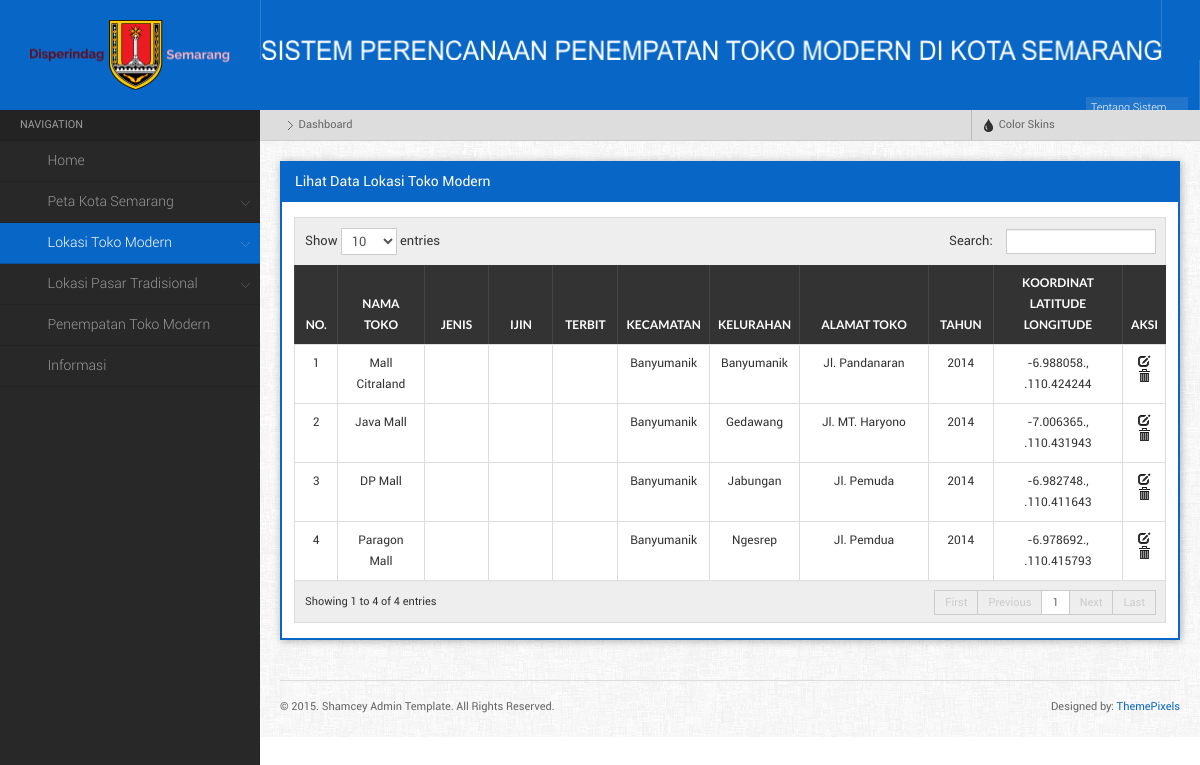
/index.php?menu=lihatToko, run on an earlier commit of the app's database.
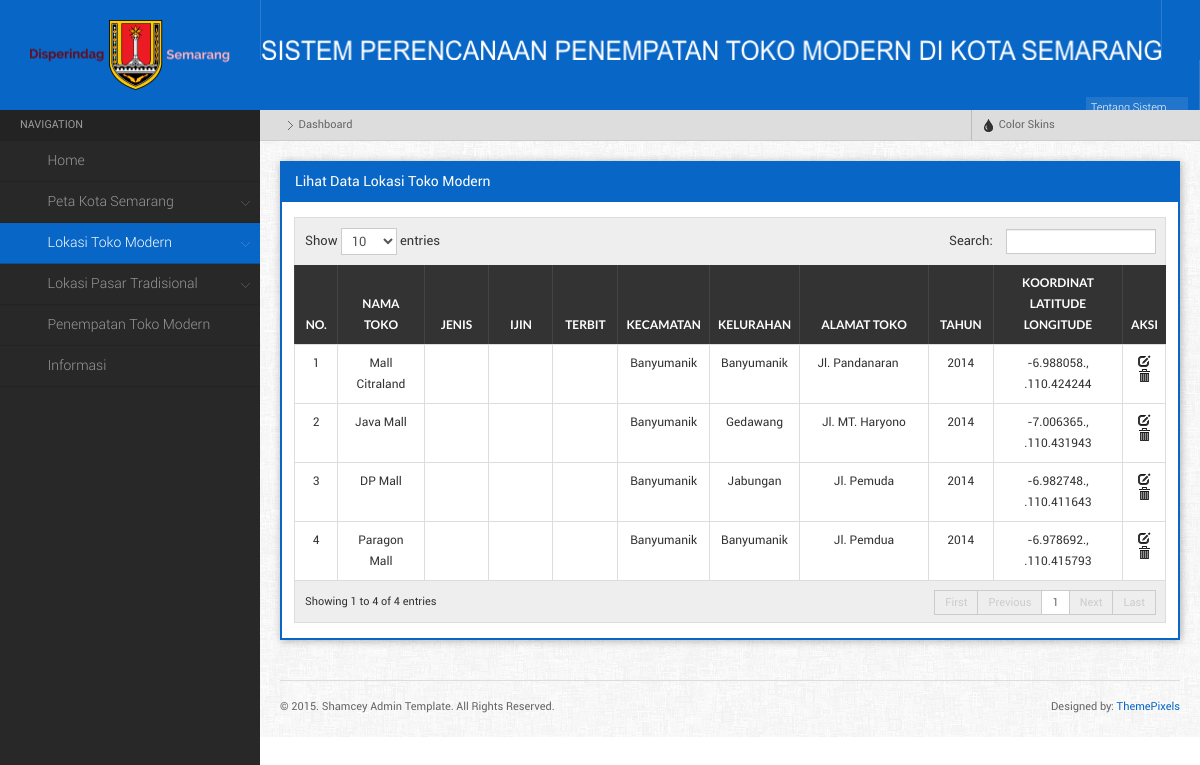
And on a later commit of the database.
### tables this page shows
CREATE TABLE IF NOT EXISTS `lokasi_toko` (
  `id_toko` int(11) NOT NULL AUTO_INCREMENT,
  `id_kelurahan` int(11) NOT NULL,
  `nama_toko` varchar(50) NOT NULL,
  `alamat_toko` varchar(100) NOT NULL,
  `tahun` year(4) NOT NULL,
  `lat` varchar(25) NOT NULL,
  `lng` varchar(25) NOT NULL,
  `jumlah` int(11) NOT NULL,
  PRIMARY KEY (`id_toko`)
);

CREATE TABLE IF NOT EXISTS `kecamatan` (
  `id_kecamatan` int(11) NOT NULL AUTO_INCREMENT,
  `nama_kecamatan` varchar(50) NOT NULL,
  `latitude` varchar(25) NOT NULL,
  `longitude` varchar(25) NOT NULL,
  PRIMARY KEY (`id_kecamatan`)
);

CREATE TABLE IF NOT EXISTS `kelurahan` (
  `id_kelurahan` int(11) NOT NULL AUTO_INCREMENT,
  `id_kecamatan` int(11) NOT NULL,
  `Kelurahan` char(50) DEFAULT NULL,
  `Geometry` longblob,
  `Luas` decimal(10,3) DEFAULT NULL,
  `XMin` int(11) DEFAULT NULL,
  `XMax` int(11) DEFAULT NULL,
  `YMin` int(11) DEFAULT NULL,
  `YMax` int(11) DEFAULT NULL,
  `id_lokasi` int(11) NOT NULL,
  PRIMARY KEY (`id_kelurahan`)
);

### index.php (called while the page is built)
<?php
	include "home.php";
?>

### component/lihat_toko.php (the view, shortened to what this page needs)
<?php
	$query =mysql_query("SELECT * FROM lokasi_toko a, kelurahan b, kecamatan c
							WHERE a.id_kelurahan = b.id_kelurahan
							AND b.id_kecamatan = c.id_kecamatan
							ORDER BY tahun DESC, c.id_kecamatan ASC") or die (mysql_error());
    echo" <div class=\"widget\">
			<h4 class=\"widgettitle\">Lihat Data Lokasi Toko Modern</h4>
			<div class=\"widgetcontent\">
			<table id=\"dyntable\" class=\"table table-bordered responsive\">
                <thead>
                    <tr>
                        <th></th>
                        <th><center>No.</th>
						<th><center>Nama Toko</th>
						<th><center>Jenis</th>
						<th><center>Ijin</th>
						<th><center>Terbit</th>
						<th><center>Kecamatan</th>
						<th><center>Kelurahan</th>
                        <th><center>Alamat Toko</th>
                        <th><center>Tahun</th>
						<th><center>Koordinat<br>Latitude Longitude</th>
						<th><center>Aksi</th>
                    </tr>
                </thead>
				<tbody>";
				$no = 1;
				while($pecah = mysql_fetch_array($query)){
					echo "<tr class=\" \">
						<td></td>
						<td style='width:5%;'><center>$no</td>
						<td style='width:10%;'><center>$pecah[nama_toko]</td>
						<td style='width:7.5%;'><center>$pecah[jenis]</td>
						<td style='width:7.5%;'><center>$pecah[ijin]</td>
						<td style='width:7.5%;'><center>$pecah[terbit]</td>
						<td style='width:10%;'><center>$pecah[nama_kecamatan]</td>
						<td style='width:10%;'><center>$pecah[Kelurahan]</td>
						<td style='width:15%;'><center>$pecah[alamat_toko]</td>
						<td style='width:7.5%;'><center>$pecah[tahun]</td>
						<td style='width:15%;'><center>$pecah[lat]., .$pecah[lng]</td>
						<td class=\"center\" style=\"width: 60px;\">
							<a href= \"main.php?menu=editToko&id_toko=$pecah[id_toko]\" title=\"Edit\"><i  class=\"icon-edit\"></i></a>
							<a href=\"main.php?menu=hapusToko&id_toko=$pecah[id_toko]\" title=\"Hapus\" onClick=\"return confirm('Apakah Anda yakin ingin menghapus data ini?')\" class=\"icon-trash\"><i></i></a>
						</td>";
					echo "</td>
					</tr>";
				$no++;
				};
				echo "</tbody>
			</table>
		 </div>
		 </div>
	";
?>

### home.php (shortened to what this page needs)
<html>
	<head>
		<link rel="stylesheet" href="css/style.default.css" type="text/css" />
		<link rel="stylesheet" href="css/responsive-tables.css">
		<link rel="stylesheet" href="css/bootstrap-fileupload.min.css" type="text/css" />
		<link rel="stylesheet" href="css/bootstrap-timepicker.min.css" type="text/css" />
	</head>
	<body>
		<?php
			function setActive($d){
				if(ISSET($_GET['menu'])){
					if($_GET['menu'] == $d){
						echo "class='active'";
					}
				}
			}
			function setActive1(){
			echo "active";
			}
		?>
	<div class="mainwrapper">
     <div class="header">
		<div class="logo">
			<img src="images/disperindag.png" alt="" style=" width:200px; height:70px; margin-top:-20px; !important" />
		</div>
			<div class="headerinner">
                <ul class="headmenu">
					<li>
						<img src="images/logo8.png" alt="" style=" width:900px; height:20px; margin-top:40px; !important"  />
					</li>
				<li class="right">
					<div class="userloggedinfo">
						<div class="userinfo">
							<ul> <br/>
								<li>
									<a data-toggle="modal" href="#myModal">Tentang Sistem <span class="iconfa-question-sign"></span></a>
								</li>
								<li>
									<a href="login.php">Log in <span class="iconfa-signin"></span></a>
								</li>
							</ul>
						</div>
					</div>
				</li>
            </ul>
        </div>
    </div>
    <div class="leftpanel">
        <div class="leftmenu">
            <ul class="nav nav-tabs nav-stacked">
            	<li class="nav-header">Navigation</li>
					<li <?php setActive('dashboard');?>><a href="index.php"><span class="iconfa-home"></span>Home</a>
						</li>
						<li class="dropdown  <?php if (($_GET['menu'] == 'petaSemarang') || ($_GET['menu'] == 'petaSemarangapi')){ setActive1(); }?>"><a href=""><span class="iconfa-globe"></span>Peta Kota Semarang</a>
						</li>
						<li class="dropdown  <?php if (($_GET['menu'] == 'formToko') || ($_GET['menu'] == 'lihatToko')){ setActive1(); }?>"><a href=""><span class="iconfa-tags"></span>Lokasi Toko Modern</a>
						</li>
						<li class="dropdown  <?php if (($_GET['menu'] == 'formPasar') || ($_GET['menu'] == 'lihatPasar')){ setActive1(); }?>"><a href=""><span class="iconfa-shopping-cart"></span>Lokasi Pasar Tradisional</a>
						</li>
						<li <?php setActive('penentuanToko');?>><a href="index.php?menu=penentuanToko"><span class="iconfa-map-marker"></span>Penempatan Toko Modern</a>
						</li>
						<li <?php setActive('lihatInfoumum');?>><a href="index.php?menu=lihatInfoumum"><span class="iconfa-info-sign"></span>Informasi</a>
						</li>
			</ul>
        </div>
    </div>
    <div class="rightpanel">
        <ul class="breadcrumbs">
            <li><a href="main.php"><i class="iconfa-home"></i></a> <span class="separator"></span></li>
            <li>Dashboard</li>
			<li class="right">
                    <a href="" data-toggle="dropdown" class="dropdown-toggle"><i class="icon-tint"></i> Color Skins</a>
            </li>
        </ul>
        <div class="maincontent">
            <div class="maincontentinner" style='position:relative;'>
			<?php
			if(ISSET($_GET['menu'])){
				$d = $_GET['menu'];
				if($d == 'home'){
					include "component/home.php";
				}else if($d == 'dashboard'){
					include "main.php";
				}else if($d == 'editProfile'){
					include "component/editprofile.php";
				}else if($d == 'resetPass'){
					include "component/resetpass.php";
				}else if($d == 'formInputUser'){
					include "component/form_user.php";
				}else if($d == 'lihatUser'){
					include "component/lihat_user.php";
				}else if($d == 'reset'){
					include "component/resetpass.php";
				}else if($d == 'hapusUser'){
					include "component/hapus_user.php";
				}else if($d == 'lihatLog'){
					include "component/lihat_log.php";
				}else if($d == 'formTitik'){
					include "component/form_titik.php";
				}else if($d == 'lihatTitik'){
					include "component/lihat_titik.php";
				}else if($d == 'editTitik'){
					include "component/form_edit_titik.php";
				}else if($d == 'hapusTitik'){
					include "component/hapus_titik.php";
				}else if($d == 'formKepadatan'){
					include "component/form_kepadatan.php";
				}else if($d == 'lihatKepadatan'){
					include "component/lihat_kepadatan.php";
				}else if($d == 'editKepadatan'){
					include "component/form_edit_kepadatan.php";
				}else if($d == 'hapusKepadatan'){
					include "component/hapus_kepadatan.php";
				}else if($d == 'formPerkembangan'){
					include "component/form_perkembangan.php";
				}else if($d == 'lihatPerkembangan'){
					include "component/lihat_perkembangan.php";
				}else if($d == 'editPerkembangan'){
					include "component/form_edit_perkembangan.php";
				}else if($d == 'hapusPerkembangan'){
					include "component/hapus_perkembangan.php";
				}else if($d == 'formPotensi'){
					include "component/form_potensi.php";
				}else if($d == 'lihatPotensi'){
					include "component/lihat_potensi.php";
				}else if($d == 'editPotensi'){
					include "component/form_edit_potensi.php";
				}else if($d == 'hapusPotensi'){
					include "component/hapus_potensi.php";
				}else if($d == 'formArus'){
					include "component/form_arus.php";
				}else if($d == 'lihatArus'){
					include "component/lihat_arus.php";
				}else if($d == 'editArus'){
					include "component/form_edit_arus.php";
				}else if($d == 'hapusArus'){
					include "component/hapus_arus.php";
				}else if($d == 'formInfo'){
					include "component/form_info.php";
				}else if($d == 'lihatInfoumum'){
					include "component/lihat_info_umum.php";
				}else if($d == 'editInfo'){
					include "component/form_edit_info.php";
				}else if($d == 'hapusInfo'){
					include "component/hapus_info.php";
				}else if($d == 'petaToko'){
					include "component/peta_toko.php";
				}else if($d == 'formToko'){
					include "component/form_toko.php";
				}else if($d == 'lihatToko'){
					include "component/lihat_toko.php";
				}else if($d == 'editToko'){
					include "component/form_edit_toko.php";
				}else if($d == 'hapusToko'){
					include "component/hapus_toko.php";
				}else if($d == 'petaPasar'){
					include "component/peta_pasar.php";
				}else if($d == 'formPasar'){
					include "component/form_pasar.php";
				}else if($d == 'lihatPasar'){
					include "component/lihat_pasar.php";
				}else if($d == 'editPasar'){
					include "component/form_edit_pasar.php";
				}else if($d == 'hapusPasar'){
					include "component/hapus_pasar.php";
				}else if($d == 'formGaleri'){
					include "component/form_galeri.php";
				}else if($d == 'lihatGaleri'){
					include "component/lihat_galeri.php";
				}else if($d == 'editGaleri'){
					include "component/form_edit_galeri.php";
				}else if($d == 'hapusGaleri'){
					include "component/hapus_galeri.php";
				}else if($d == 'formPegawai'){
					include "component/form_pegawai.php";
				}else if($d == 'lihatPegawai'){
					include "component/lihat_pegawai.php";
				}else if($d == 'editPegawai'){
					include "component/form_edit_pegawai.php";
				}else if($d == 'hapusPegawai'){
					include "component/hapus_pegawai.php";
				}else if($d == 'grafikToko'){
					include "component/grafik_toko.php";
				}else if($d == 'penentuanToko'){
					include "component/penentuan_toko.php";
				}else if($d == 'petaSemarangapi'){
					include "component/peta_api.php";
				}else if($d == 'petaSemarang'){
					include "component/peta.php";
				}
				else{
				echo"<h4 class='widgettitle'>Home</h4><div class='widgetcontent'> <img src='img/home7.jpg'/></div>";
				}
			}else{
				echo"<h4 class='widgettitle'>Home</h4><div class='widgetcontent'> <img src='img/home7.jpg'/></div>";
			};?>
                <div class="footer">
                    <div class="footer-left">
                        <span>&copy; 2015. Shamcey Admin Template. All Rights Reserved.</span>
                    </div>
                    <div class="footer-right">
                        <span>Designed by: <a href="http://themepixels.com/">ThemePixels</a></span>
                    </div>
                </div>
            </div>
        </div>
    </div>
	</div>
	</body>
</html>

### css/responsive-tables.css (style rules this page uses)
table.responsive { margin-bottom: 0; }
table.responsive td, table.responsive th { position: relative; overflow: hidden; white-space: wrap !important; }

What changed in the data, as far as the page shows it:
changed lokasi_toko "Paragon Mall": id_kelurahan.Kelurahan "Ngesrep" → "Banyumanik"
